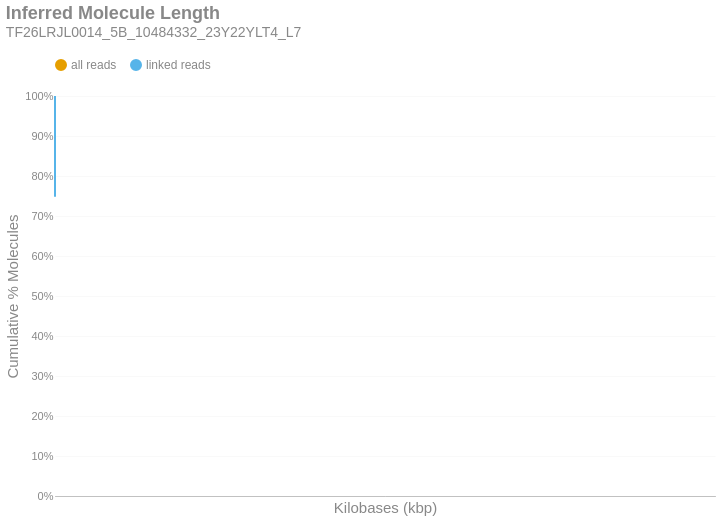

The notebook cell this image was saved under:
### Markdown cell above
### Inferred Molecule Length
This is the cumulative frequency distribution of molecule lengths inferred from the first and last alignment positions along a contig for all alignments associated with a single linked-read barcode on a given contig.There are two distributions: one with `all` the alignments (yellow) and another with only `linked reads` (blue). The percent of molecules in the `linked reads` distribution is relative to the total number of linked molecules.

### Code cell
if SKIPLR:
    print_html(f"Skipped")
else:
    binned_df = consolidated_hist(valids['length_inferred']/1000, mask, 10, True)
    binned_df = binned_df.with_columns(
        pl.when(pl.col('bin').cast(pl.Utf8) == '0').then(pl.lit('1')).otherwise(pl.col('bin').cast(pl.Utf8)).alias('bin')
    )
    with SafeRender(binned_df):
        (
            density_plot(binned_df, 'Inferred Molecule Length', samplename, 'inferredlen')
            .transform_calculate(bin_kb='datum.bin / 1000')
            .encode(
                x=alt.X('bin_kb:Q', title="Kilobases (kbp)").scale(type='log', padding=0).axis(labelAngle=-40),
                y=alt.Y('value:Q', title='Cumulative % Molecules')
                    .axis(format='%')
                    .stack(False)
                    .scale(domainMin=0, domainMax=1,padding=0),
                color=alt.Color("key:N").scale(domain = ["all reads", "linked reads"]),
                tooltip = [
                    alt.Tooltip("key:N", title = "Data Type"),
                    alt.Tooltip("range_label:N", title="Kilobases"),
                    alt.Tooltip("value:Q", format = ".2%", title="% Molecules (Cum.)")
                ]
            )
        ).display()

### Figure 1 — Vega-Lite specification as saved in the notebook (floating-point values rounded to 4 significant figures)
{"width": "container", "height": 400, "config": {"title": {"anchor": "start", "dy": -15, "fontSize": 18, "color": "#888888", "subtitleColor": "#888888", "subtitleFontSize": 14}, "arc": {"fill": "#0072B2"}, "axis": {"domainColor": "#888888", "domainWidth": 0.5, "gridWidth": 0.2, "grid": false, "titleFontWeight": 400, "titleFontSize": 15, "labelFontSize": 11, "labelColor": "#888888", "tickColor": "#888888", "tickWidth": 0.2, "titleColor": "#888888"}, "axisBand": {"grid": false}, "axisX": {"grid": true, "tickSize": 10, "domainCap": "round"}, "axisY": {"domain": false, "grid": true, "tickSize": 0, "domainCap": "round"}, "background": "transparent", "header": {"labelFontSize": 15, "labelColor": "#888888", "titleFontSize": 15, "titleFontWeight": 600, "titleColor": "#888888"}, "legend": {"labelFont": "sans-serif", "labelFontSize": 12, "labelColor": "#888888", "symbolSize": 100, "symbolType": "circle", "titleFontSize": 12, "titlePadding": 10, "titleColor": "#888888", "title": null, "orient": "top"}, "range": {"category": ["#E69F00", "#56B4E9", "#009E73", "#F0E442", "#0072B2", "#D55E00", "#CC79A7", "#000000"], "diverging": ["#cfe8f3", "#a2d4ec", "#73bfe2", "#46abdb", "#1696d2", "#12719e"]}, "area": {"fill": "#0072B2", "fillOpacity": 0.7, "line": true, "strokeOpacity": 0.7}, "line": {"color": "#0072B2", "stroke": "#0072B2", "strokeWidth": 2}, "trail": {"color": "#0072B2", "stroke": "#0072B2", "strokeWidth": 0, "size": 1}, "point": {"filled": true, "fillOpacity": 1.0, "size": 95}, "text": {"color": "#888888", "fontSize": 11, "align": "right", "fontWeight": 400, "size": 11}, "bar": {"fill": "#0072B2", "stroke": null}, "view": {"stroke": null, "continuousWidth": 660, "continuousHeight": 400}}, "data": {"name": "data-5f10b8717d193bd08eda510f3c474878"}, "mark": {"type": "line", "interpolate": "monotone", "point": {"opacity": 0, "size": 275}}, "encoding": {"color": {"field": "key", "scale": {"domain": ["all reads", "linked reads"]}, "type": "nominal"}, "tooltip": [{"field": "key", "title": "Data Type", "type": "nominal"}, {"field": "range_label", "title": "Kilobases", "type": "nominal"}, {"field": "value", "format": ".2%", "title": "% Molecules (Cum.)", "type": "quantitative"}], "x": {"axis": {"labelAngle": -40}, "field": "bin_kb", "scale": {"type": "log", "padding": 0}, "title": "Kilobases (kbp)", "type": "quantitative"}, "y": {"axis": {"format": "%"}, "field": "value", "scale": {"domainMin": 0, "domainMax": 1, "padding": 0}, "stack": false, "title": "Cumulative % Molecules", "type": "quantitative"}}, "params": [{"name": "param_c36ac31b6afebe62", "select": {"type": "point", "fields": ["key"]}, "bind": "legend"}], "title": {"text": "Inferred Molecule Length", "subtitle": "TF26LRJL0014_5B_10484332_23Y22YLT4_L7"}, "transform": [{"fold": ["all reads (cumsum)", "linked reads (cumsum)"]}, {"calculate": "replace(datum.key, ' (cumsum)', '')", "as": "key"}, {"filter": {"param": "param_c36ac31b6afebe62"}}, {"calculate": "datum.bin / 1000", "as": "bin_kb"}], "usermeta": {"embedOptions": {"downloadFileName": "TF26LRJL0014_5B_10484332_23Y22YLT4_L7.inferredlen"}}, "$schema": "https://vega.github.io/schema/vega-lite/v6.4.1.json", "datasets": {"data-5f10b8717d193bd08eda510f3c474878": [{"bin": "0.0", "interval": "0.0-10.0", "all reads": 0.9171, "linked reads": 0.7481, "all reads (cumsum)": 0.9171, "linked reads (cumsum)": 0.7481, "range_label": "0-9"}, {"bin": "10.0", "interval": "10.0-20.0", "all reads": 0.0584, "linked reads": 0.1777, "all reads (cumsum)": 0.9755, "linked reads (cumsum)": 0.9257, "range_label": "10-19"}, {"bin": "20.0", "interval": "20.0-30.0", "all reads": 0.01681, "linked reads": 0.05113, "all reads (cumsum)": 0.9923, "linked reads (cumsum)": 0.9769, "range_label": "20-29"}, {"bin": "30.0", "interval": "30.0-40.0", "all reads": 0.004987, "linked reads": 0.01498, "all reads (cumsum)": 0.9973, "linked reads (cumsum)": 0.9919, "range_label": "30-39"}, {"bin": "40.0", "interval": "40.0-50.0", "all reads": 0.001939, "linked reads": 0.005787, "all reads (cumsum)": 0.9992, "linked reads (cumsum)": 0.9976, "range_label": "40-49"}, {"bin": "50.0", "interval": "50.0-60.0", "all reads": 0.0005245, "linked reads": 0.001613, "all reads (cumsum)": 0.9998, "linked reads (cumsum)": 0.9993, "range_label": "50-59"}, {"bin": "60.0", "interval": "60.0-70.0", "all reads": 0.0001537, "linked reads": 0.0004784, "all reads (cumsum)": 0.9999, "linked reads (cumsum)": 0.9997, "range_label": "60-69"}, {"bin": "70.0", "interval": "70.0-80.0", "all reads": 5.548e-05, "linked reads": 0.0001713, "all reads (cumsum)": 1.0, "linked reads (cumsum)": 0.9999, "range_label": "70-79"}, {"bin": "80.0", "interval": "80.0-90.0", "all reads": 1.815e-05, "linked reads": 5.576e-05, "all reads (cumsum)": 1.0, "linked reads (cumsum)": 1.0, "range_label": "80-89"}, {"bin": "90.0", "interval": "90.0-100.0", "all reads": 6.741e-06, "linked reads": 2.02e-05, "all reads (cumsum)": 1.0, "linked reads (cumsum)": 1.0, "range_label": "90-99"}, {"bin": "100.0", "interval": "100.0-110.0", "all reads": 1.556e-06, "linked reads": 4.849e-06, "all reads (cumsum)": 1.0, "linked reads (cumsum)": 1.0, "range_label": "100-109"}, {"bin": "110.0", "interval": "110.0-120.0", "all reads": 2.074e-06, "linked reads": 6.465e-06, "all reads (cumsum)": 1.0, "linked reads (cumsum)": 1.0, "range_label": "110-119"}]}}
